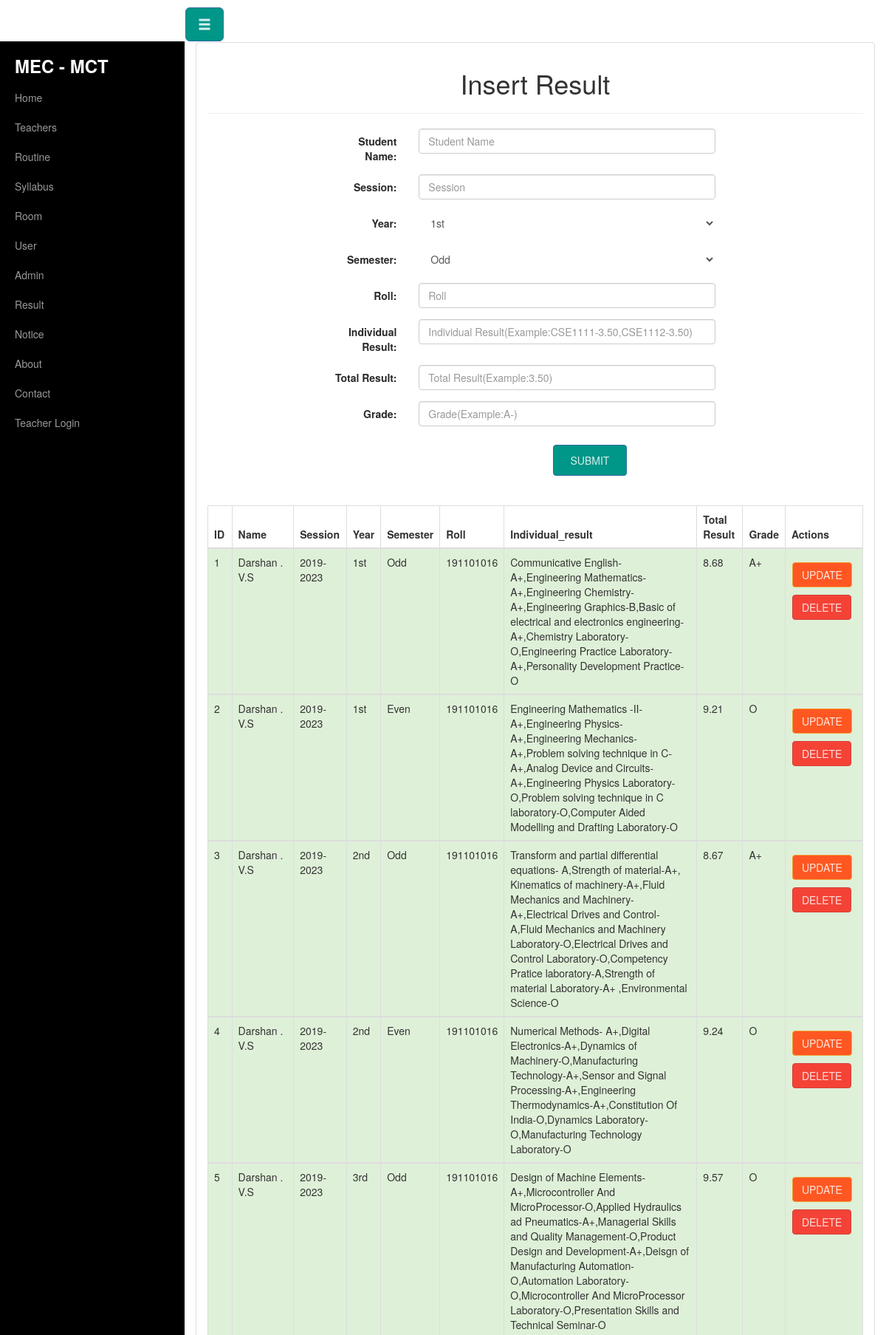
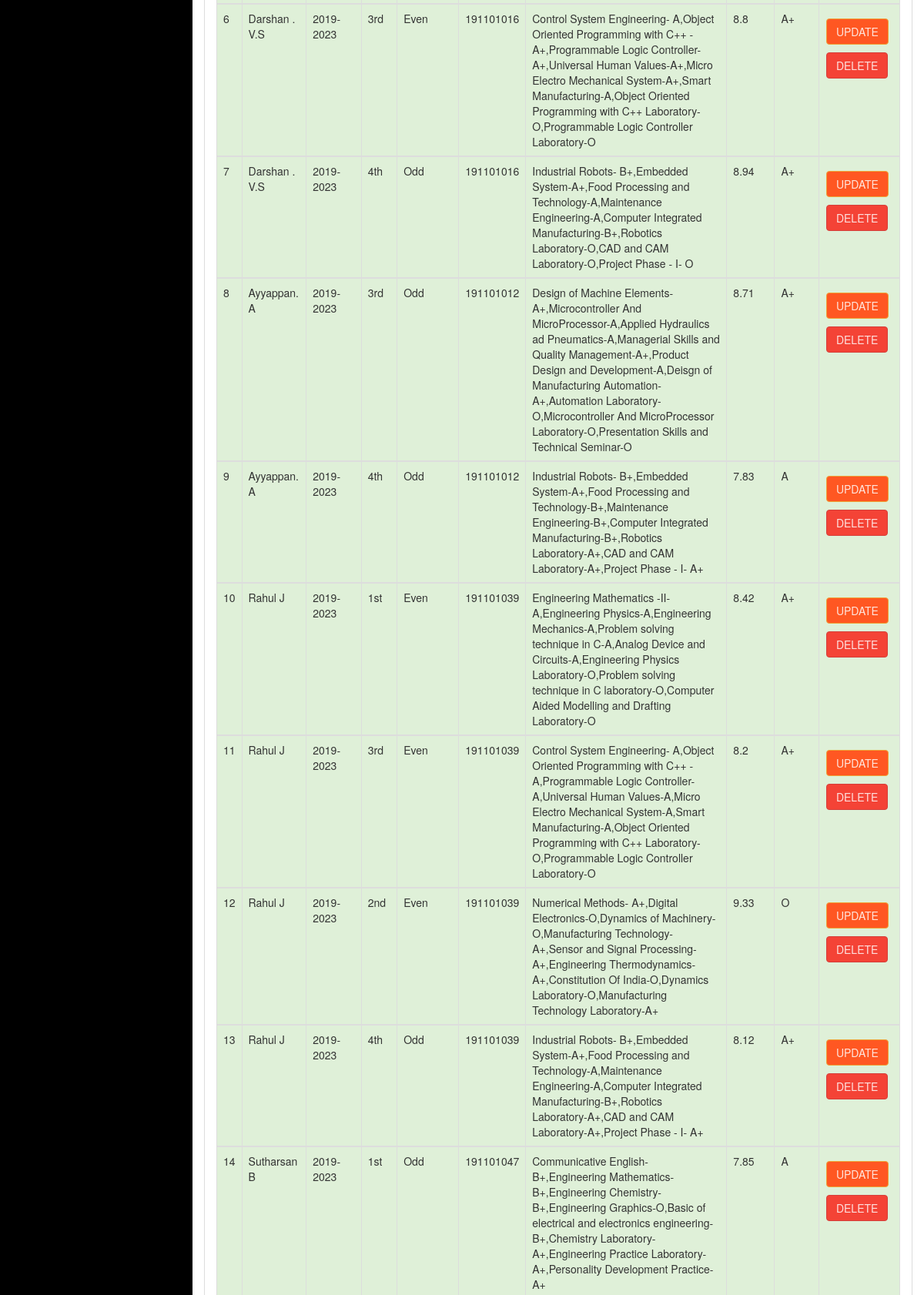
Screenshot of /insert_result.php (upper part) with the database file from the repository (2 pictures, top to bottom).
### tables this page shows
CREATE TABLE IF NOT EXISTS `result` (
  `id` int(11) NOT NULL AUTO_INCREMENT,
  `name` varchar(50) NOT NULL,
  `session` varchar(50) NOT NULL,
  `year` varchar(20) NOT NULL,
  `semester` varchar(20) NOT NULL,
  `roll` int(15) NOT NULL,
  `individual_result` text NOT NULL,
  `total_result` double NOT NULL,
  `grade` varchar(20) NOT NULL,
  PRIMARY KEY (`id`)
);

### insert_result.php (the view, shortened to what this page needs)
<?php include("header.php");?>
<?php include('db_con.php');?>
<div class="container-fluid">
    <div class="row" id="wrapper">
    <?php require_once'menubar.php';?>
    <div class="col-sm-12">
        <div class="panel panel-default">
        <div class="panel-body">
<center><h1>Insert Result</h1></center>
<hr>
<div class="col-sm-10 col-sm-offset-2">
<form action="insert_result.php" method="post" class="form-horizontal" role="form">
<div class="form-group">
    <label for="name" class="col-sm-2 control-label">Student Name:</label>
    <div class="col-sm-7">
    <input type="text" class="form-control" name="name" placeholder="Student Name">
    </div>
</div>
<div class="form-group">
    <label for="session" class="col-sm-2 control-label">Session:</label>
    <div class="col-sm-7">
    <input type="text" class="form-control" name="session" placeholder="Session">
    </div>
</div>
<div class="form-group">
    <label class="col-sm-2 control-label">Year:</label>
    <div class="col-sm-7">
    <select name="year" class="form-control">
        <option value="1st">1st</option>
    </select>
    </div>
</div>
<div class="form-group">
    <label class="col-sm-2 control-label">Semester:</label>
    <div class="col-sm-7">
    <select name="semester" class="form-control">
        <option value="Odd">Odd</option>
    </select>
    </div>
</div>
<div class="form-group">
    <label for="roll" class="col-sm-2 control-label">Roll:</label>
    <div class="col-sm-7">
    <input type="text" name="roll" class="form-control" placeholder="Roll">
    </div>
</div>
<div class="form-group">
    <label for="individual_result" class="col-sm-2 control-label">Individual Result:</label>
    <div class="col-sm-7">
    <input type="text" name="individual_result" class="form-control" placeholder="Individual Result(Example:CSE1111-3.50,CSE1112-3.50)">
    </div>
</div>
<div class="form-group">
    <label for="total_result" class="col-sm-2 control-label">Total Result:</label>
    <div class="col-sm-7">
    <input type="text" name="total_result" class="form-control" placeholder="Total Result(Example:3.50)">
    </div>
</div>
<div class="form-group">
    <label for="grade" class="col-sm-2 control-label">Grade:</label>
    <div class="col-sm-7">
    <input type="text" name="grade" class="form-control" placeholder="Grade(Example:A-)">
    </div>
</div>
    <center><input type="submit" name="submit" value="Submit" class="btn btn-primary" style="padding: 10px; width: 100px;"></center>
    <br>
    <br>
</form>
 </div>
 <?php
      echo "<div>";
      echo "<table class='table table-bordered'>";
      echo "<thead>";
      echo "<tr>";
      echo "<th>ID</th>";
      echo "<th>Name</th>";
      echo "<th>Session</th>";
      echo "<th>Year</th>";
      echo "<th>Semester</th>";
      echo "<th>Roll</th>";
      echo "<th>Individual_result</th>";
      echo "<th>Total Result</th>";
      echo "<th>Grade</th>";
      echo "<th>Actions</th>";
      echo "</tr>";
      echo "</thead>";
    $other=mysqli_query($conn,"SELECT * FROM result");
    while ($filter=mysqli_fetch_array($other)) {
      echo "<tbody>";
      echo "<tr class='success'>";
      echo "<td>".$filter['id']."</td>";
      echo "<td>".$filter['name']."</td>";
      echo "<td>".$filter['session']."</td>";
      echo "<td>".$filter['year']."</td>";
      echo "<td>".$filter['semester']."</td>";
      echo "<td>".$filter['roll']."</td>";
      echo "<td>".$filter['individual_result']."</td>";
      echo "<td>".$filter['total_result']."</td>";
      echo "<td>".$filter['grade']."</td>";
      echo '<td><a href="result_update.php?id=' . $filter['id'] . '"><b class="btn btn-warning">Update</b></a>' ;
      echo '<a href="result_delete.php?id=' . $filter['id'] . '" onclick=\'return confirm("Are you sure you want to delete this record?")\'><b class="btn btn-danger">Delete</b></a></td>' ;
      echo "</tr>";
      echo "</tbody>";
}
      echo "</table>";
      echo "</div>";
?>
 </div>
 </div>
 </div>
 </div>
 </div>

### css/style.css (style rules this page uses)
* { box-sizing:border-box; }
#wrapper { padding-left: 0; -webkit-transition: all 0.5s ease; -moz-transition: all 0.5s ease; -o-transition: all 0.5s ease; transition: all 0.5s ease; }
@media (min-width:768px) { #wrapper { padding-left: 250px; } }

### rows the page displays
result: id "1", name "Darshan . V.S", session "2019-2023", year "1st", semester "Odd", roll "191101016", individual_result "Communicative English- A+,Engineering Mathematics-A+,Engineering Chemistry-A+,Engineering Graphics-B,Basic of electrical and electronics engineering-A+,Chemistry Laboratory-O,Engineering Practice Laboratory-A+,Personality Development Practice-O", total_result "8.68", grade "A+"
result: id "2", name "Darshan . V.S", session "2019-2023", year "1st", semester "Even", roll "191101016", individual_result "Engineering Mathematics -II- A+,Engineering Physics-A+,Engineering Mechanics-A+,Problem solving technique in C-A+,Analog Device and Circuits-A+,Engineering Physics Laboratory-O,Problem solving technique in C laboratory-O,Computer Aided Modelling and Drafting Laboratory-O", total_result "9.21", grade "O"
result: id "3", name "Darshan . V.S", session "2019-2023", year "2nd", semester "Odd", roll "191101016", individual_result "Transform and partial differential equations- A,Strength of material-A+, Kinematics of machinery-A+,Fluid Mechanics and Machinery-A+,Electrical Drives and Control-A,Fluid Mechanics and Machinery Laboratory-O,Electrical Drives and Control Laboratory-O,Competency Pratice laboratory-A,Strength of material Laboratory-A+ ,Environmental Science-O", total_result "8.67", grade "A+"
result: id "4", name "Darshan . V.S", session "2019-2023", year "2nd", semester "Even", roll "191101016", individual_result "Numerical Methods- A+,Digital Electronics-A+,Dynamics of Machinery-O,Manufacturing Technology-A+,Sensor and Signal Processing-A+,Engineering Thermodynamics-A+,Constitution Of India-O,Dynamics Laboratory-O,Manufacturing Technology Laboratory-O", total_result "9.24", grade "O"
result: id "5", name "Darshan . V.S", session "2019-2023", year "3rd", semester "Odd", roll "191101016", individual_result "Design of Machine Elements- A+,Microcontroller And MicroProcessor-O,Applied Hydraulics ad Pneumatics-A+,Managerial Skills and Quality Management-O,Product Design and Development-A+,Deisgn of Manufacturing Automation-O,Automation Laboratory-O,Microcontroller And MicroProcessor Laboratory-O,Presentation Skills and Technical Seminar-O", total_result "9.57", grade "O"
result: id "6", name "Darshan . V.S", session "2019-2023", year "3rd", semester "Even", roll "191101016", individual_result "Control System Engineering- A,Object Oriented Programming with C++ -A+,Programmable Logic Controller-A+,Universal Human Values-A+,Micro Electro Mechanical System-A+,Smart Manufacturing-A,Object Oriented Programming with C++ Laboratory-O,Programmable Logic Controller Laboratory-O", total_result "8.8", grade "A+"
result: id "7", name "Darshan . V.S", session "2019-2023", year "4th", semester "Odd", roll "191101016", individual_result "Industrial Robots- B+,Embedded System-A+,Food Processing and Technology-A,Maintenance Engineering-A,Computer Integrated Manufacturing-B+,Robotics Laboratory-O,CAD and CAM Laboratory-O,Project Phase - I- O", total_result "8.94", grade "A+"
result: id "8", name "Ayyappan. A", session "2019-2023", year "3rd", semester "Odd", roll "191101012", individual_result "Design of Machine Elements- A+,Microcontroller And MicroProcessor-A,Applied Hydraulics ad Pneumatics-A,Managerial Skills and Quality Management-A+,Product Design and Development-A,Deisgn of Manufacturing Automation-A+,Automation Laboratory-O,Microcontroller And MicroProcessor Laboratory-O,Presentation Skills and Technical Seminar-O", total_result "8.71", grade "A+"
result: id "9", name "Ayyappan. A", session "2019-2023", year "4th", semester "Odd", roll "191101012", individual_result "Industrial Robots- B+,Embedded System-A+,Food Processing and Technology-B+,Maintenance Engineering-B+,Computer Integrated Manufacturing-B+,Robotics Laboratory-A+,CAD and CAM Laboratory-A+,Project Phase - I- A+", total_result "7.83", grade "A"
result: id "10", name "Rahul J", session "2019-2023", year "1st", semester "Even", roll "191101039", individual_result "Engineering Mathematics -II- A,Engineering Physics-A,Engineering Mechanics-A,Problem solving technique in C-A,Analog Device and Circuits-A,Engineering Physics Laboratory-O,Problem solving technique in C laboratory-O,Computer Aided Modelling and Drafting Laboratory-O", total_result "8.42", grade "A+"
result: id "11", name "Rahul J", session "2019-2023", year "3rd", semester "Even", roll "191101039", individual_result "Control System Engineering- A,Object Oriented Programming with C++ -A,Programmable Logic Controller-A,Universal Human Values-A,Micro Electro Mechanical System-A,Smart Manufacturing-A,Object Oriented Programming with C++ Laboratory-O,Programmable Logic Controller Laboratory-O", total_result "8.2", grade "A+"
result: id "12", name "Rahul J", session "2019-2023", year "2nd", semester "Even", roll "191101039", individual_result "Numerical Methods- A+,Digital Electronics-O,Dynamics of Machinery-O,Manufacturing Technology-A+,Sensor and Signal Processing-A+,Engineering Thermodynamics-A+,Constitution Of India-O,Dynamics Laboratory-O,Manufacturing Technology Laboratory-A+", total_result "9.33", grade "O"
result: id "13", name "Rahul J", session "2019-2023", year "4th", semester "Odd", roll "191101039", individual_result "Industrial Robots- B+,Embedded System-A+,Food Processing and Technology-A,Maintenance Engineering-A,Computer Integrated Manufacturing-B+,Robotics Laboratory-A+,CAD and CAM Laboratory-A+,Project Phase - I- A+", total_result "8.12", grade "A+"
result: id "14", name "Sutharsan B", session "2019-2023", year "1st", semester "Odd", roll "191101047", individual_result "Communicative English- B+,Engineering Mathematics-B+,Engineering Chemistry-B+,Engineering Graphics-O,Basic of electrical and electronics engineering-B+,Chemistry Laboratory-A+,Engineering Practice Laboratory-A+,Personality Development Practice-A+", total_result "7.85", grade "A"
